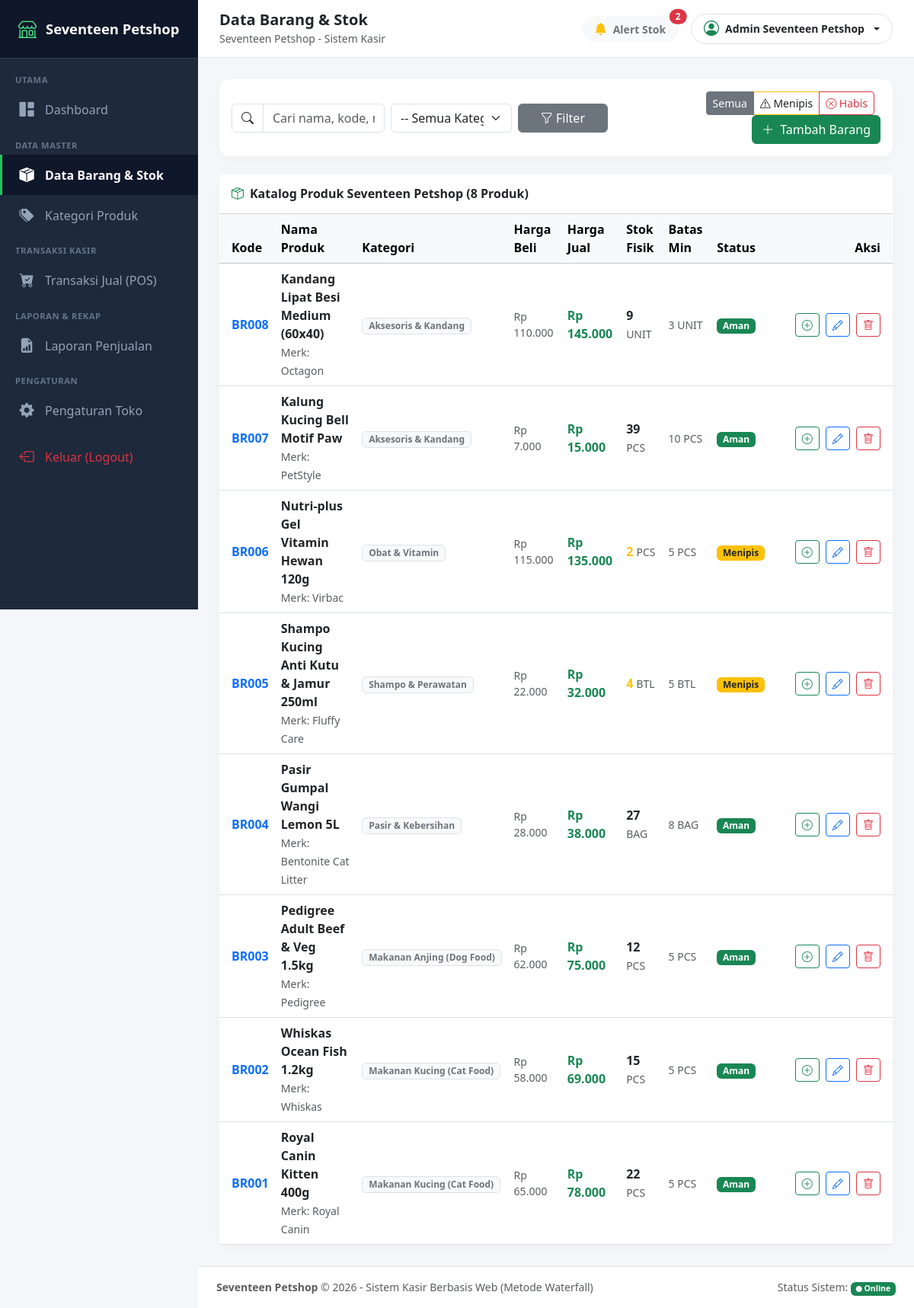
Page /module/barang/index.php (signed in) on the committed database.
### tables this page shows
CREATE TABLE `toko` (
  `id_toko` int(11) NOT NULL,
  `nama_toko` varchar(255) NOT NULL,
  `alamat_toko` text NOT NULL,
  `tlp` varchar(50) NOT NULL,
  `nama_pemilik` varchar(255) NOT NULL
);

CREATE TABLE `barang` (
  `id` int(11) NOT NULL,
  `id_barang` varchar(50) NOT NULL,
  `id_kategori` int(11) NOT NULL,
  `nama_barang` varchar(255) NOT NULL,
  `merk` varchar(100) NOT NULL,
  `harga_beli` decimal(12,2) NOT NULL DEFAULT 0.00,
  `harga_jual` decimal(12,2) NOT NULL DEFAULT 0.00,
  `satuan_barang` varchar(50) NOT NULL DEFAULT 'PCS',
  `stok` int(11) NOT NULL DEFAULT 0,
  `stok_minimum` int(11) NOT NULL DEFAULT 5,
  `tgl_input` varchar(50) NOT NULL,
  `tgl_update` varchar(50) DEFAULT NULL
);

CREATE TABLE `kategori` (
  `id_kategori` int(11) NOT NULL,
  `nama_kategori` varchar(255) NOT NULL,
  `tgl_input` varchar(50) NOT NULL
);

### config/config.php (called while the page is built, shortened)
<?php
function rupiah($nominal) {
    return 'Rp ' . number_format((float)$nominal, 0, ',', '.');
}

### module/barang/index.php (the view, shortened to what this page needs)
<?php
$pageTitle = 'Data Barang & Stok';
$activeMenu = 'barang';
require_once __DIR__ . '/../../includes/header.php';
$q = trim($_GET['q'] ?? '');
$statusFilter = trim($_GET['filter'] ?? '');
$sql = "SELECT b.*, k.nama_kategori FROM barang b LEFT JOIN kategori k ON b.id_kategori = k.id_kategori WHERE 1=1";
$params = [];
$sql .= " ORDER BY b.id DESC";
$stmt = $pdo->prepare($sql);
$stmt->execute($params);
$barangList = $stmt->fetchAll();
?>
<div class="card card-custom mb-4">
    <div class="card-body p-3">
        <div class="row g-2 align-items-center justify-content-between">
            <div class="col-md-7">
                <form action="" method="GET" class="row g-2">
                    <div class="col-sm-5">
                        <div class="input-group">
                            <span class="input-group-text bg-white"><i class="bi bi-search"></i></span>
                            <input type="text" name="q" class="form-control" placeholder="Cari nama, kode, merk..." value="<?= htmlspecialchars($q) ?>">
                        </div>
                    </div>
                    <div class="col-sm-4">
                        <select name="kategori" class="form-select" onchange="this.form.submit()">
                            <option value="">-- Semua Kategori --</option>
                        </select>
                    </div>
                    <div class="col-sm-3">
                        <button type="submit" class="btn btn-secondary w-100"><i class="bi bi-funnel"></i> Filter</button>
                    </div>
                </form>
            </div>
            <div class="col-md-5 text-md-end">
                <div class="btn-group me-2">
                    <a href="index.php" class="btn btn-sm btn-outline-secondary <?= empty($statusFilter) ? 'active' : '' ?>">Semua</a>
                    <a href="index.php?filter=menipis" class="btn btn-sm btn-outline-warning text-dark <?= ($statusFilter === 'menipis') ? 'active' : '' ?>">
                        <i class="bi bi-exclamation-triangle"></i> Menipis
                    </a>
                    <a href="index.php?filter=habis" class="btn btn-sm btn-outline-danger <?= ($statusFilter === 'habis') ? 'active' : '' ?>">
                        <i class="bi bi-x-circle"></i> Habis
                    </a>
                </div>
                <button class="btn btn-success" data-bs-toggle="modal" data-bs-target="#modalTambahBarang">
                    <i class="bi bi-plus-lg me-1"></i> Tambah Barang
                </button>
            </div>
        </div>
    </div>
</div>
<div class="card card-custom">
    <div class="card-header bg-white py-3 d-flex justify-content-between align-items-center">
        <h6 class="card-title mb-0 fw-bold text-dark"><i class="bi bi-box-seam text-success me-2"></i>Katalog Produk Seventeen Petshop (<?= count($barangList) ?> Produk)</h6>
    </div>
    <div class="card-body p-0">
        <div class="table-responsive">
            <table class="table table-hover align-middle mb-0">
                <thead class="table-light">
                    <tr>
                        <th class="ps-3">Kode</th>
                        <th>Nama Produk</th>
                        <th>Kategori</th>
                        <th>Harga Beli</th>
                        <th>Harga Jual</th>
                        <th>Stok Fisik</th>
                        <th>Batas Min</th>
                        <th>Status</th>
                        <th class="text-end pe-3" style="min-width: 160px;">Aksi</th>
                    </tr>
                </thead>
                <tbody>
                    <?php if (empty($barangList)): ?>
                        <tr>
                            <td colspan="9" class="text-center text-muted py-4">Tidak ada data produk yang sesuai filter.</td>
                        </tr>
                    <?php else: ?>
                        <?php foreach ($barangList as $b): ?>
                        <tr>
                            <td class="ps-3 fw-bold text-primary"><?= htmlspecialchars($b['id_barang']) ?></td>
                            <td>
                                <div class="fw-bold text-dark"><?= htmlspecialchars($b['nama_barang']) ?></div>
                                <small class="text-muted">Merk: <?= htmlspecialchars($b['merk']) ?></small>
                            </td>
                            <td><span class="badge bg-light text-secondary border"><?= htmlspecialchars($b['nama_kategori'] ?? 'Umum') ?></span></td>
                            <td class="text-muted small"><?= rupiah($b['harga_beli']) ?></td>
                            <td class="fw-bold text-success"><?= rupiah($b['harga_jual']) ?></td>
                            <td>
                                <span class="fw-bold fs-6 <?= ($b['stok'] == 0) ? 'text-danger' : (($b['stok'] <= $b['stok_minimum']) ? 'text-warning' : 'text-dark') ?>">
                                    <?= $b['stok'] ?>
                                </span>
                                <small class="text-muted"><?= htmlspecialchars($b['satuan_barang']) ?></small>
                            </td>
                            <td class="text-muted small"><?= $b['stok_minimum'] ?> <?= htmlspecialchars($b['satuan_barang']) ?></td>
                            <td>
                                <?php if ($b['stok'] == 0): ?>
                                    <span class="badge bg-danger">Habis</span>
                                <?php elseif ($b['stok'] <= $b['stok_minimum']): ?>
                                    <span class="badge bg-warning text-dark">Menipis</span>
                                <?php else: ?>
                                    <span class="badge bg-success">Aman</span>
                                <?php endif; ?>
                            </td>
                            <td class="text-end pe-3">
                                <button class="btn btn-sm btn-outline-success py-1 px-2 me-1" data-bs-toggle="modal" data-bs-target="#modalRestock<?= $b['id'] ?>" title="Tambah Stok Masuk">
                                    <i class="bi bi-plus-circle"></i>
                                </button>
                                <button class="btn btn-sm btn-outline-primary py-1 px-2 me-1" data-bs-toggle="modal" data-bs-target="#modalEdit<?= $b['id'] ?>" title="Edit Produk">
                                    <i class="bi bi-pencil"></i>
                                </button>
                                <a href="?hapus=<?= $b['id'] ?>" class="btn btn-sm btn-outline-danger py-1 px-2" title="Hapus Produk" onclick="return confirm('Apakah Anda yakin ingin menghapus produk <?= addslashes(htmlspecialchars($b['nama_barang'])) ?>?')">
                                    <i class="bi bi-trash"></i>
                                </a>
                            </td>
                        </tr>
                        <?php endforeach; ?>
                    <?php endif; ?>
                </tbody>
            </table>
        </div>
    </div>
</div>
<?php require_once __DIR__ . '/../../includes/footer.php'; ?>

### includes/header.php (shortened to what this page needs)
<?php
require_once __DIR__ . '/../config/config.php';
$stmtToko = $pdo->query("SELECT * FROM toko LIMIT 1");
$toko = $stmtToko->fetch() ?: ['nama_toko' => 'Seventeen Petshop'];
$countAlertStok = $pdo->query("SELECT COUNT(*) FROM barang WHERE stok <= stok_minimum")->fetchColumn();
$pageTitle = $pageTitle ?? 'Dashboard Kasir';
$activeMenu = $activeMenu ?? 'dashboard';
?>
<!DOCTYPE html>
<html lang="id">
<head>
    <link href="<?= BASE_URL ?>assets/css/bootstrap.min.css" rel="stylesheet">
    <link href="<?= BASE_URL ?>assets/css/bootstrap-icons.min.css" rel="stylesheet">
</head>
<body>
    <div class="d-flex">
        <?php include_once __DIR__ . '/sidebar.php'; ?>
        <div id="main-content" class="w-100">
            <header class="topbar d-flex justify-content-between align-items-center">
                <div class="d-flex align-items-center gap-3">
                    <div class="page-header">
                        <h5 class="mb-0 fw-bold text-dark"><?= htmlspecialchars($pageTitle) ?></h5>
                        <small class="text-muted d-none d-sm-inline"><?= htmlspecialchars($toko['nama_toko']) ?> - Sistem Kasir</small>
                    </div>
                </div>
                <div class="d-flex align-items-center gap-3">
                    <a href="<?= BASE_URL ?>module/barang/index.php?filter=menipis" class="btn btn-light position-relative rounded-pill px-3 py-1 text-secondary" title="Peringatan Stok Menipis">
                        <i class="bi bi-bell-fill text-warning"></i>
                        <span class="ms-1 small fw-bold">Alert Stok</span>
                        <?php if ($countAlertStok > 0): ?>
                            <span class="position-absolute top-0 start-100 translate-middle badge rounded-pill bg-danger">
                                <?= $countAlertStok ?>
                            </span>
                        <?php endif; ?>
                    </a>
                    <div class="dropdown">
                        <button class="btn btn-outline-light text-dark dropdown-toggle d-flex align-items-center gap-2 border py-1 px-3 rounded-pill" type="button" data-bs-toggle="dropdown">
                            <i class="bi bi-person-circle fs-5 text-success"></i>
                            <span class="small fw-semibold"><?= htmlspecialchars($_SESSION['admin_name'] ?? 'Kasir') ?></span>
                        </button>
                    </div>
                </div>
            </header>
            <main class="content-body">

### includes/sidebar.php
<aside id="sidebar">
    <a href="<?= BASE_URL ?>dashboard.php" class="brand-logo">
        <i class="bi bi-shop"></i>
        <span><?= htmlspecialchars($toko['nama_toko']) ?></span>
    </a>
    <div class="py-2">
        <div class="nav-section">Utama</div>
        <a href="<?= BASE_URL ?>dashboard.php" class="nav-link <?= ($activeMenu === 'dashboard') ? 'active' : '' ?>">
            <i class="bi bi-grid-1x2-fill"></i>
            <span>Dashboard</span>
        </a>
        <div class="nav-section">Data Master</div>
        <a href="<?= BASE_URL ?>module/barang/index.php" class="nav-link <?= ($activeMenu === 'barang') ? 'active' : '' ?>">
            <i class="bi bi-box-seam-fill"></i>
            <span>Data Barang & Stok</span>
        </a>
        <a href="<?= BASE_URL ?>module/kategori/index.php" class="nav-link <?= ($activeMenu === 'kategori') ? 'active' : '' ?>">
            <i class="bi bi-tags-fill"></i>
            <span>Kategori Produk</span>
        </a>
        <div class="nav-section">Transaksi Kasir</div>
        <a href="<?= BASE_URL ?>module/transaksi/index.php" class="nav-link <?= ($activeMenu === 'transaksi') ? 'active' : '' ?>">
            <i class="bi bi-cart-check-fill"></i>
            <span>Transaksi Jual (POS)</span>
        </a>
        <div class="nav-section">Laporan & Rekap</div>
        <a href="<?= BASE_URL ?>module/laporan/index.php" class="nav-link <?= ($activeMenu === 'laporan') ? 'active' : '' ?>">
            <i class="bi bi-file-earmark-bar-graph-fill"></i>
            <span>Laporan Penjualan</span>
        </a>
        <div class="nav-section">Pengaturan</div>
        <a href="<?= BASE_URL ?>module/toko/index.php" class="nav-link <?= ($activeMenu === 'toko') ? 'active' : '' ?>">
            <i class="bi bi-gear-fill"></i>
            <span>Pengaturan Toko</span>
        </a>
        <a href="<?= BASE_URL ?>logout.php" class="nav-link text-danger mt-2" onclick="return confirm('Apakah Anda yakin ingin keluar dari sistem kasir?')">
            <i class="bi bi-box-arrow-left"></i>
            <span>Keluar (Logout)</span>
        </a>
    </div>
</aside>

### includes/footer.php (shortened to what this page needs)
            </main>
            <footer class="bg-white border-top py-3 px-4 text-center text-muted small mt-auto">
                <div class="d-flex justify-content-between align-items-center flex-wrap gap-2">
                    <div>
                        <strong><?= htmlspecialchars($toko['nama_toko']) ?></strong> &copy; <?= date('Y') ?> - Sistem Kasir Berbasis Web (Metode Waterfall)
                    </div>
                    <div>
                        <span>Status Sistem: <span class="badge bg-success"><i class="bi bi-circle-fill" style="font-size: 8px;"></i> Online</span></span>
                    </div>
                </div>
            </footer>
        </div>
    </div>
</body>
</html>

### includes/header.php (style rules this page uses)
:root { --pet-primary: #198754; --pet-secondary: #0d6efd; --pet-dark: #212529; --sidebar-width: 260px; }
body { font-family: 'Segoe UI', system-ui, -apple-system, sans-serif; background-color: #f4f6f9; min-height: 100vh; }
#sidebar { width: var(--sidebar-width); min-height: 100vh; background: #1e293b; color: #cbd5e1; position: fixed; top: 0; left: 0; z-index: 1000; transition: all 0.3s ease; }
#sidebar .brand-logo { padding: 1.25rem 1.5rem; background: #0f172a; color: #fff; display: flex; align-items: center; gap: 0.75rem; font-size: 1.15rem; font-weight: 700; text-decoration: none; border-bottom: 1px solid #334155; }
#sidebar .brand-logo i { color: #4ade80; font-size: 1.5rem; }
#sidebar .nav-section { padding: 0.75rem 1.25rem 0.25rem; font-size: 0.7rem; font-weight: 700; text-transform: uppercase; letter-spacing: 0.05em; color: #64748b; }
#sidebar .nav-link { color: #94a3b8; padding: 0.75rem 1.25rem; display: flex; align-items: center; gap: 0.75rem; font-weight: 500; transition: all 0.2s; border-left: 3px solid transparent; }
#sidebar .nav-link.active { color: #ffffff; background: #0f172a; border-left-color: #22c55e; font-weight: 600; }
#sidebar .nav-link i { font-size: 1.2rem; width: 24px; text-align: center; }
#main-content { margin-left: var(--sidebar-width); min-height: 100vh; display: flex; flex-direction: column; transition: all 0.3s ease; }
.topbar { background: #ffffff; border-bottom: 1px solid #e2e8f0; padding: 0.85rem 1.75rem; position: sticky; top: 0; z-index: 999; }
.content-body { padding: 1.75rem; flex: 1; }
.card-custom { border: none; border-radius: 0.85rem; box-shadow: 0 4px 12px rgba(0,0,0,0.03); background: #ffffff; }

### rows in the picture
toko: nama_toko "Seventeen Petshop"
barang: id_barang "BR008", nama_barang "Kandang Lipat Besi Medium (60x40)", merk "Octagon", id_kategori.nama_kategori "Aksesoris & Kandang", harga_beli "Rp 110.000", harga_jual "Rp 145.000", stok "9", satuan_barang "UNIT", stok_minimum "3", shows "Aman"
barang: id_barang "BR007", nama_barang "Kalung Kucing Bell Motif Paw", merk "PetStyle", id_kategori.nama_kategori "Aksesoris & Kandang", harga_beli "Rp 7.000", harga_jual "Rp 15.000", stok "39", satuan_barang "PCS", stok_minimum "10", shows "Aman"
barang: id_barang "BR006", nama_barang "Nutri-plus Gel Vitamin Hewan 120g", merk "Virbac", id_kategori.nama_kategori "Obat & Vitamin", harga_beli "Rp 115.000", harga_jual "Rp 135.000", stok "2", satuan_barang "PCS", stok_minimum "5", shows "Menipis"
barang: id_barang "BR005", nama_barang "Shampo Kucing Anti Kutu & Jamur 250ml", merk "Fluffy Care", id_kategori.nama_kategori "Shampo & Perawatan", harga_beli "Rp 22.000", harga_jual "Rp 32.000", stok "4", satuan_barang "BTL", stok_minimum "5", shows "Menipis"
barang: id_barang "BR004", nama_barang "Pasir Gumpal Wangi Lemon 5L", merk "Bentonite Cat Litter", id_kategori.nama_kategori "Pasir & Kebersihan", harga_beli "Rp 28.000", harga_jual "Rp 38.000", stok "27", satuan_barang "BAG", stok_minimum "8", shows "Aman"
barang: id_barang "BR003", nama_barang "Pedigree Adult Beef & Veg 1.5kg", merk "Pedigree", id_kategori.nama_kategori "Makanan Anjing (Dog Food)", harga_beli "Rp 62.000", harga_jual "Rp 75.000", stok "12", satuan_barang "PCS", stok_minimum "5", shows "Aman"
barang: id_barang "BR002", nama_barang "Whiskas Ocean Fish 1.2kg", merk "Whiskas", id_kategori.nama_kategori "Makanan Kucing (Cat Food)", harga_beli "Rp 58.000", harga_jual "Rp 69.000", stok "15", satuan_barang "PCS", stok_minimum "5", shows "Aman"
barang: id_barang "BR001", nama_barang "Royal Canin Kitten 400g", merk "Royal Canin", id_kategori.nama_kategori "Makanan Kucing (Cat Food)", harga_beli "Rp 65.000", harga_jual "Rp 78.000", stok "22", satuan_barang "PCS", stok_minimum "5", shows "Aman"

### other values in the picture
$pageTitle "Data Barang & Stok"
$countAlertStok "2"
$_SESSION['admin_name'] "Admin Seventeen Petshop"
count($barangList) "8"
